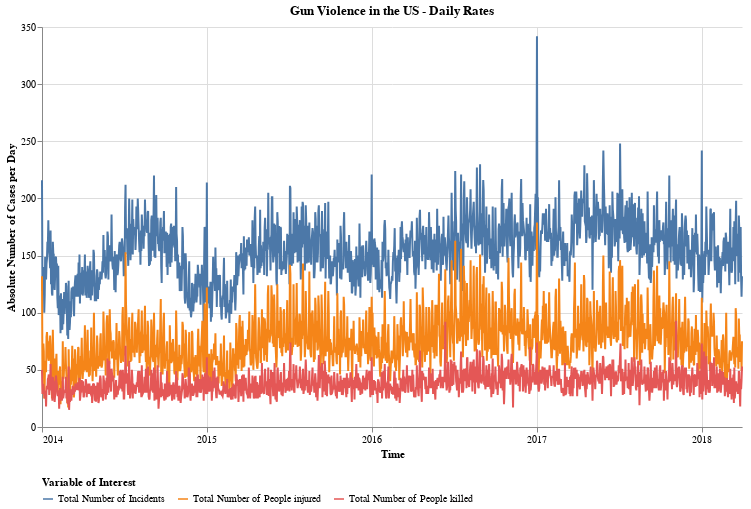

Notebook code cell kept with this figure:
### Markdown cell above
Picture on a daily basis

### Code cell
df_trend2 = pd.melt(df_trend, id_vars = ['datetime'] )
df_weekly = df_trend2.set_index('datetime')
df_weekly = df_weekly.groupby('variable').resample('D').sum()
df_weekly = df_weekly.reset_index()
df_weekly = df_weekly[df_weekly['value']!= 0]

alt.Chart(df_weekly[df_weekly['datetime'] >= '01-01-2014']).mark_line().encode(
    x=alt.X('datetime:T', title = 'Time', axis = alt.Axis(format='%Y' , tickCount= 5),
 ),
    y= alt.Y('value:Q', title = 'Absolute Number of Cases per Day'),
    color= alt.Color('variable', title = 'Variable of Interest', )
).properties(width=700, height = 400, title = 'Gun Violence in the US - Daily Rates').configure_view(
    stroke='transparent'
).configure_legend(orient = 'bottom')

### Figure 1 — Vega-Lite specification as saved in the notebook (floating-point values rounded to 4 significant figures; data arrays with more than 128 entries replaced by an {"elided": "..."} marker saying what was removed)
{"config": {"view": {"continuousWidth": 400, "continuousHeight": 300, "stroke": "transparent"}, "legend": {"orient": "bottom"}}, "data": {"name": "data-9d47c7667f8fe743b1838faea8cf3962"}, "mark": "line", "encoding": {"color": {"type": "nominal", "field": "variable", "title": "Variable of Interest"}, "x": {"type": "temporal", "axis": {"format": "%Y", "tickCount": 5}, "field": "datetime", "title": "Time"}, "y": {"type": "quantitative", "field": "value", "title": "Absolute Number of Cases per Day"}}, "height": 400, "title": "Gun Violence in the US - Daily Rates", "width": 700, "$schema": "https://vega.github.io/schema/vega-lite/v4.8.1.json", "datasets": {"data-9d47c7667f8fe743b1838faea8cf3962": {"elided": "4644 records"}}}
